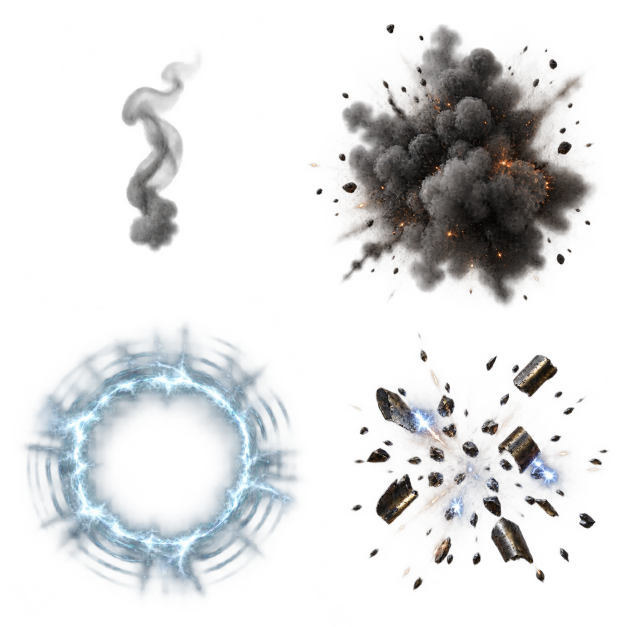
#> input picture art/source_hd/combat_v4/ambient_atlas.png, 1254 x 1254 px, given in place of ambient_atlas.png.png, which was not available (shown at 1/2 size)
$ python -i generate-blacksite-draft-v2.py   (imports and definitions only)
#> lines starting #> are read from the running program, lines starting #| are printed output that depends on the picture; pictures that were not available may be replaced by others from this repository, and a replacement may not be noted
#!/usr/bin/env python3
"""Build BLACKSITE v2 review assets from individual weapon poses and masters."""
from __future__ import annotations
import hashlib, json, math, random
from functools import lru_cache
from pathlib import Path
import numpy as np
from PIL import Image, ImageDraw, ImageEnhance, ImageFilter
from scipy.ndimage import binary_dilation, label

ROOT = Path(__file__).resolve().parents[1]
OUT = ROOT / 'public/game/draft/v2'
CELL = (512, 384)
SPECS = [
    ('mk23s','MK23-S',0,False,(244,181,84),(231,139)),
    ('br12','BR-12 BREAKER',1,False,(255,180,87),(238,166)),
    ('kx9','KX-9 VECTOR',2,False,(252,197,105),(217,157)),
    ('mr4','MR-4 LONGBOW',3,False,(249,208,132),(232,185)),
    ('vlk6','VLK-6 WARDEN',4,False,(255,174,89),(185,72)),
    ('ax12','AX-12 VOLT',5,False,(117,206,238),(192,92)),
    ('m91','M91 CYCLONE',6,False,(255,186,89),(169,119)),
    ('hx8','HX-8 PYRE',7,False,(255,125,68),(180,100)),
    ('vr9','VR-9 OVERRIDE',8,True,(255,181,61),(210,153)),
    ('hc9','HC-9 FORGE',9,True,(71,216,255),(250,189)),
    ('cm9','CM-9 CHIMERA',10,True,(143,245,106),(184,155)),
    ('ar6','AR-6 ARCHIVE',11,True,(255,187,83),(231,130)),
    ('or7','OR-7 PREDICTOR',12,True,(74,216,244),(169,106)),
    ('gs4','GS-4 SINK',13,True,(230,143,78),(179,102)),
    ('cr3','CR-3 RIME',14,True,(130,221,255),(158,102)),
    ('sr0','SR-0 RELAY',15,True,(239,93,219),(172,105)),
    ('ts12','TS-12 TITAN',16,True,(255,187,58),(173,94)),
    ('ks8','KS-8 KEST',17,True,(255,92,86),(174,109)),
    ('mn6','MN-6 ECHO',18,True,(188,108,255),(260,180)),
]
SAFE_FIT = {'mk23s':(1,10,0),'br12':(.90,5,0),'kx9':(.80,0,0),
            'mr4':(.90,0,5),'vlk6':(1,25,0),'ax12':(.90,20,0),
            'm91':(.85,0,35),'hx8':(1,25,0),'vr9':(.80,0,0),
            'hc9':(1.0,30,15),'cm9':(.90,0,20),'ar6':(.78,0,0),
            'or7':(.78,0,0),'gs4':(.78,0,0),'cr3':(.78,0,0),
            'sr0':(.78,0,0),'ts12':(.78,0,0),'ks8':(.78,0,0),'mn6':(1,0,0)}

def digest(path):
    h=hashlib.sha256(path.read_bytes()).hexdigest()
    return h,h[:8]

# [69 lines left out: functions save, frame, glow, flare, muzzle_art, rotated_point and 1 more, not called in this run]

AMMO_PARTS = {
    'kx9': [(317,265),(348,267),(351,384),(320,384)],
    'ax12': [(314,239),(343,241),(348,350),(315,350)],
    'm91': [(262,278),(319,279),(321,381),(255,381)],
    'mr4': [(379,286),(411,283),(412,384),(380,384)],
    'vr9': [(376,286),(414,282),(421,384),(381,384)],
    'hx8': [(434,214),(512,211),(512,316),(447,300)],
    'hc9': [(342,260),(421,250),(435,365),(354,378)],
    'cm9': [(362,203),(449,198),(457,288),(371,303)],
    'ar6': [(371,265),(410,262),(421,384),(382,384)],
    'mn6': [(356,205),(389,215),(381,247),(345,232)],
}
AMMO_GAUGES = {
    'mk23s':(382,253),'br12':(394,256),'kx9':(391,270),'mr4':(404,280),
    'vlk6':(424,271),'ax12':(413,255),'m91':(401,259),'hx8':(421,272),
    'vr9':(414,273),'hc9':(450,283),'ar6':(416,278),'mn6':(440,276),
}

# [384 lines left out: functions ammo_gauge, ammo_state, pose_frames, variant_frame, make_sheet, tile_noise and 4 more, not called in this run]

SECTORS = [
    ('hangar',(62,76,79)),('plaza',(83,76,65)),('security',(55,68,79)),
    ('datacenter',(43,69,86)),('foundry',(91,58,43)),('biotech',(57,79,69)),
    ('nuclear',(70,77,52)),('vault',(82,68,73)),
]

# [16 lines left out: function sector_panel, not called in this run]

def door_texture(sector):
    source=Image.open(OUT/'masters'/f'door_{sector}.png').convert('RGB')
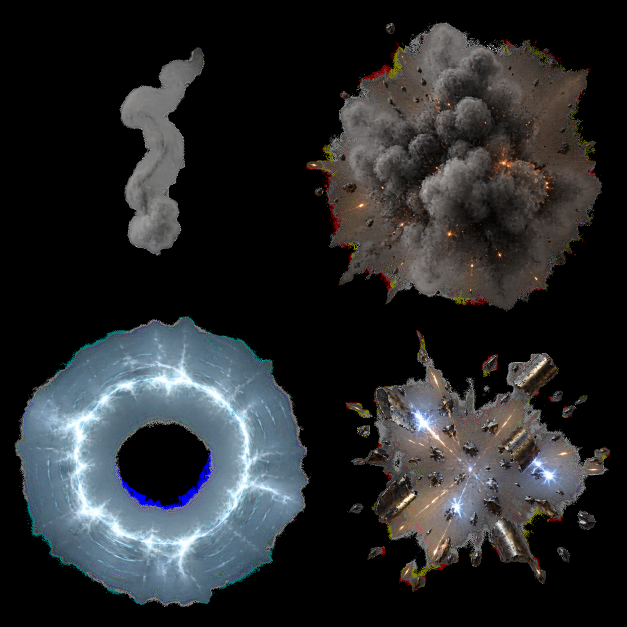
#> source: PIL image 1254x1254 RGB (shown at 1/2 size); mean R, G, B 38.4, 40.2, 42
    width,height=source.size
#> width = 1254; height = 1254
    desired=16/9
    if width/height>desired:
        crop=round(height*desired);left=(width-crop)//2
        source=source.crop((left,0,left+crop,height))
    else:
        crop=round(width/desired);top=(height-crop)//2
#> after `crop = round(width / desired)`: crop = 705
#> after `top = (height - crop) // 2`: top = 274
        source=source.crop((0,top,width,top+crop))
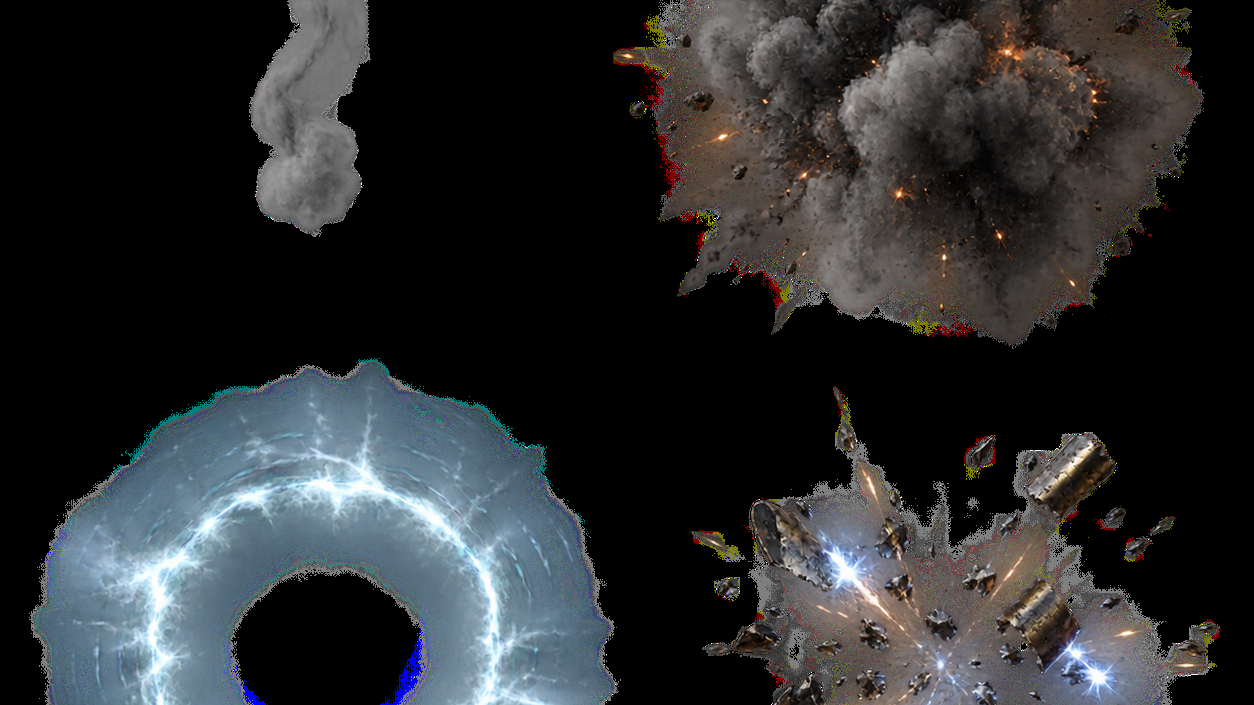
#> source: PIL image 1254x705 RGB; mean R, G, B 42.4, 44.1, 45.8
    return source.resize((1920,1080),Image.Resampling.LANCZOS)

# [44 lines left out: functions machinery_sprite, main, not called in this run]

# [1 line not run here, left out]

>>> result = door_texture('../art/source_hd/combat_v4/ambient_atlas.png')

$ run again, on art/source_hd/combat_v4/muzzle_suppressed.png
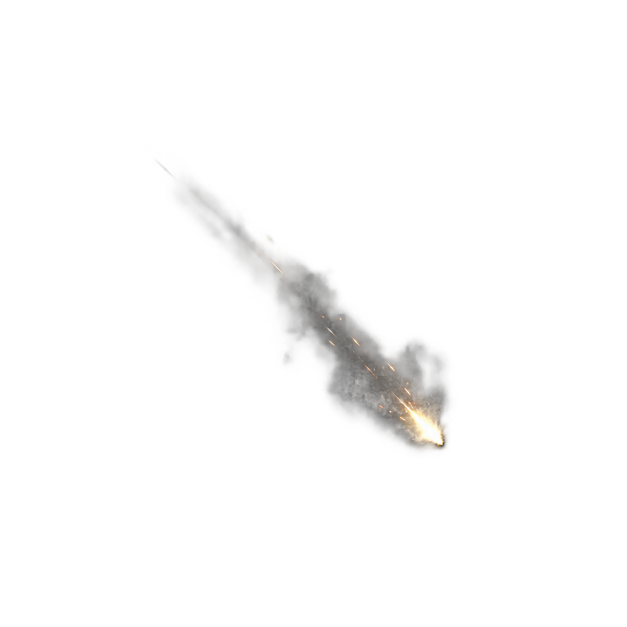
#> input picture art/source_hd/combat_v4/muzzle_suppressed.png, 1254 x 1254 px, given in place of muzzle_suppressed.png.png, which was not available (shown at 1/2 size)
#> in door_texture, `source=Image.open(OUT/'masters'/f'door_{sector}.png').convert('RGB')`:
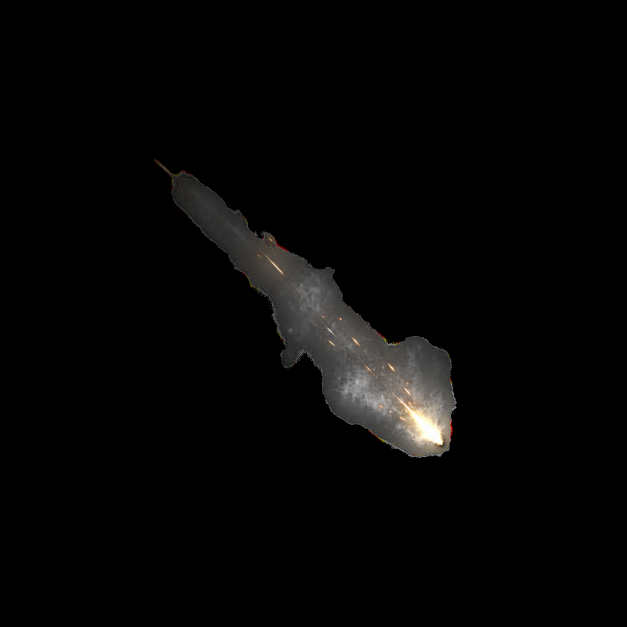
#> source: PIL image 1254x1254 RGB (shown at 1/2 size); mean R, G, B 5.7, 5.4, 5.1
#> in door_texture, `source=source.crop((0,top,width,top+crop))`:
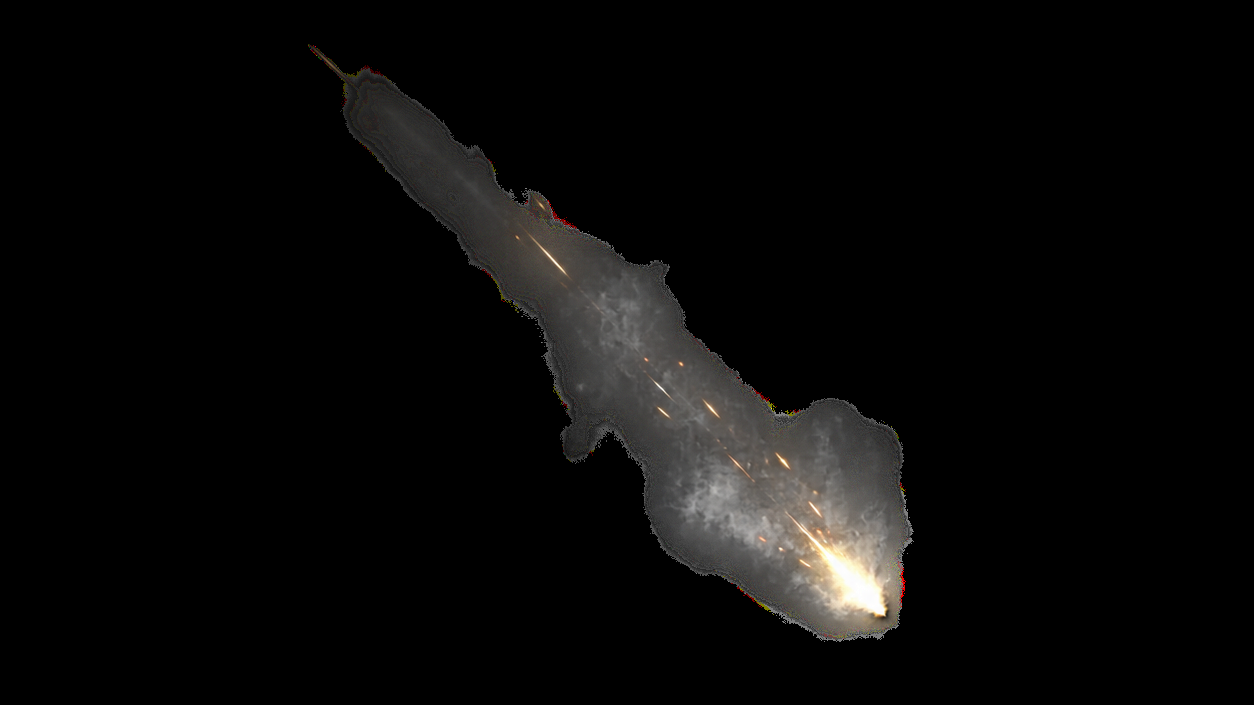
#> source: PIL image 1254x705 RGB; mean R, G, B 10.1, 9.6, 9.1

$ run again, on art/source_hd/combat_v4/projectile_acid.png
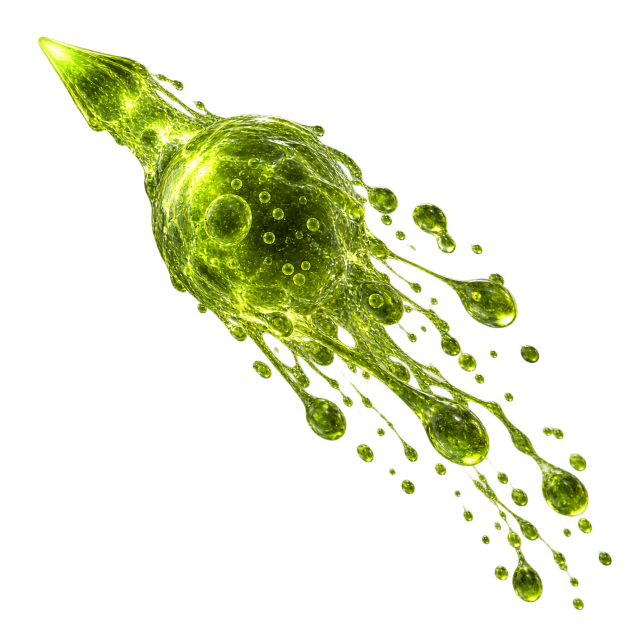
#> input picture art/source_hd/combat_v4/projectile_acid.png, 1254 x 1254 px, given in place of projectile_acid.png.png, which was not available (shown at 1/2 size)
#> in door_texture, `source=Image.open(OUT/'masters'/f'door_{sector}.png').convert('RGB')`:
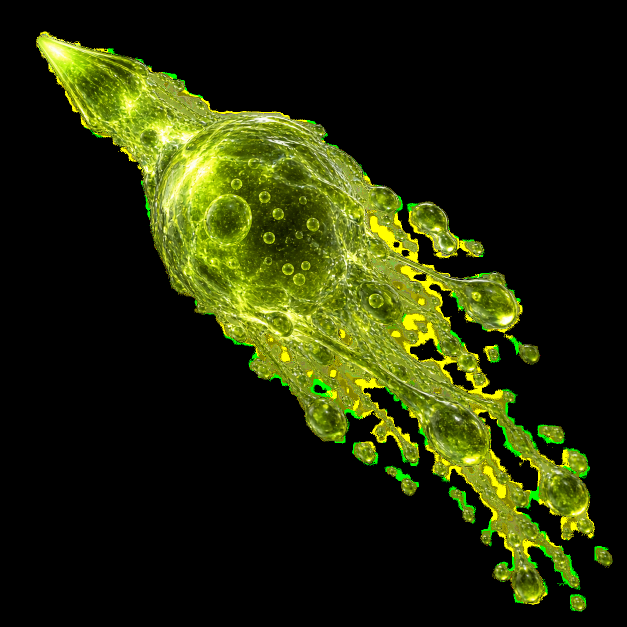
#> source: PIL image 1254x1254 RGB (shown at 1/2 size); mean R, G, B 34.8, 41.3, 7.1
#> in door_texture, `source=source.crop((0,top,width,top+crop))`:
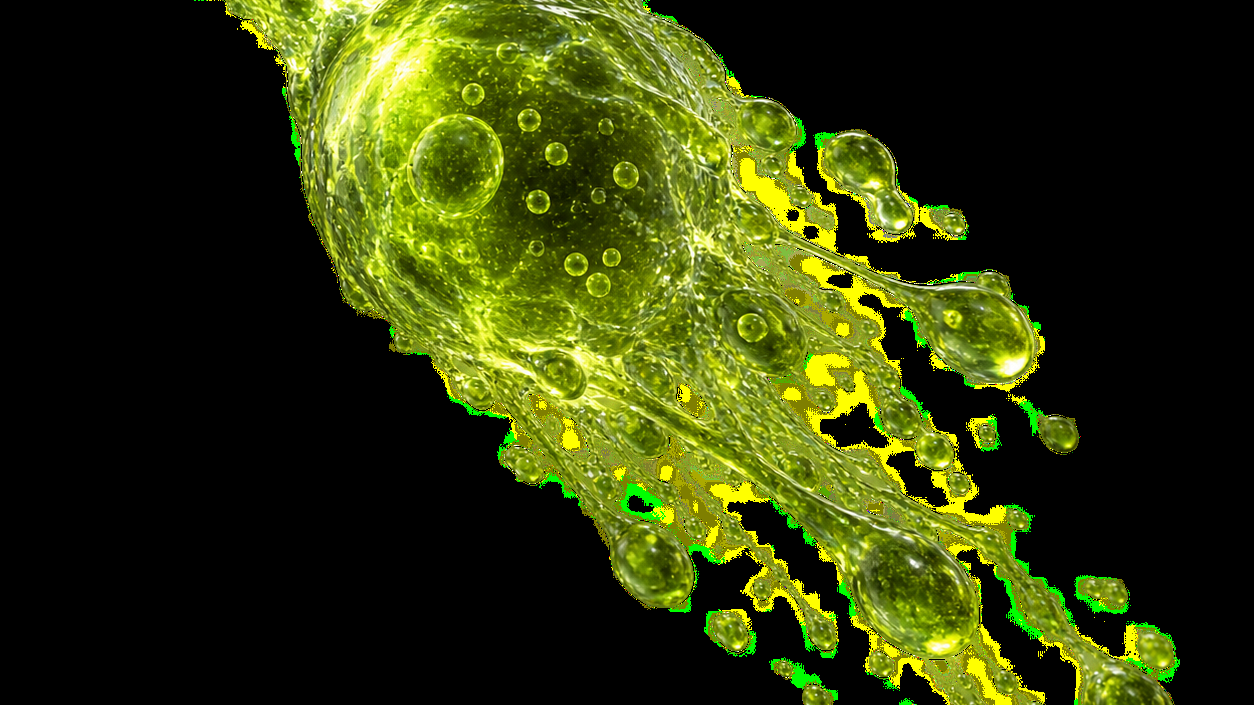
#> source: PIL image 1254x705 RGB; mean R, G, B 48.1, 56.6, 9.8

$ run again, on art/source_hd/combat_v4/projectile_rocket.png
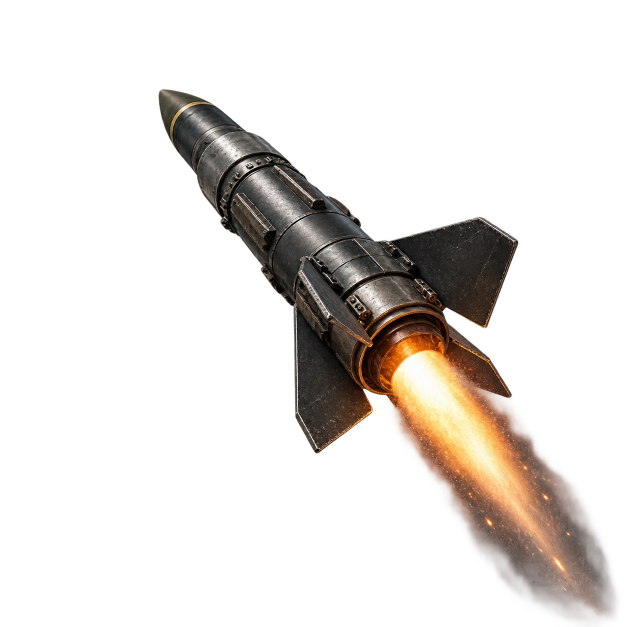
#> input picture art/source_hd/combat_v4/projectile_rocket.png, 1254 x 1254 px, given in place of projectile_rocket.png.png, which was not available (shown at 1/2 size)
#> in door_texture, `source=Image.open(OUT/'masters'/f'door_{sector}.png').convert('RGB')`:
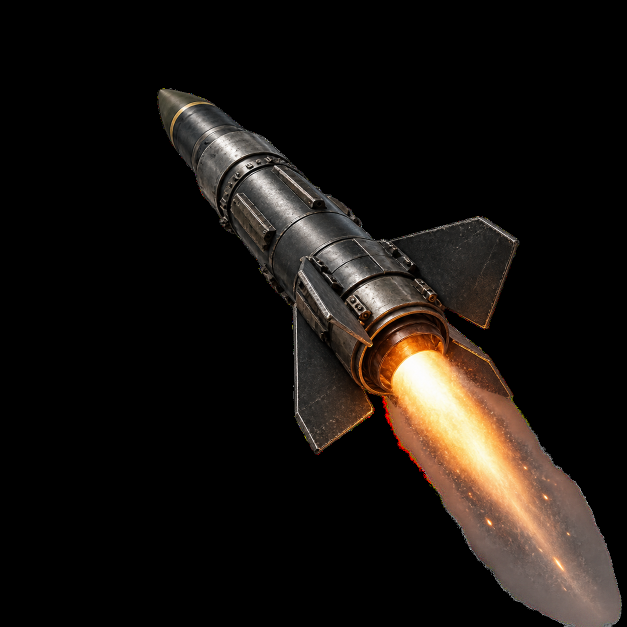
#> source: PIL image 1254x1254 RGB (shown at 1/2 size); mean R, G, B 24.2, 19.6, 15.9
#> in door_texture, `source=source.crop((0,top,width,top+crop))`:
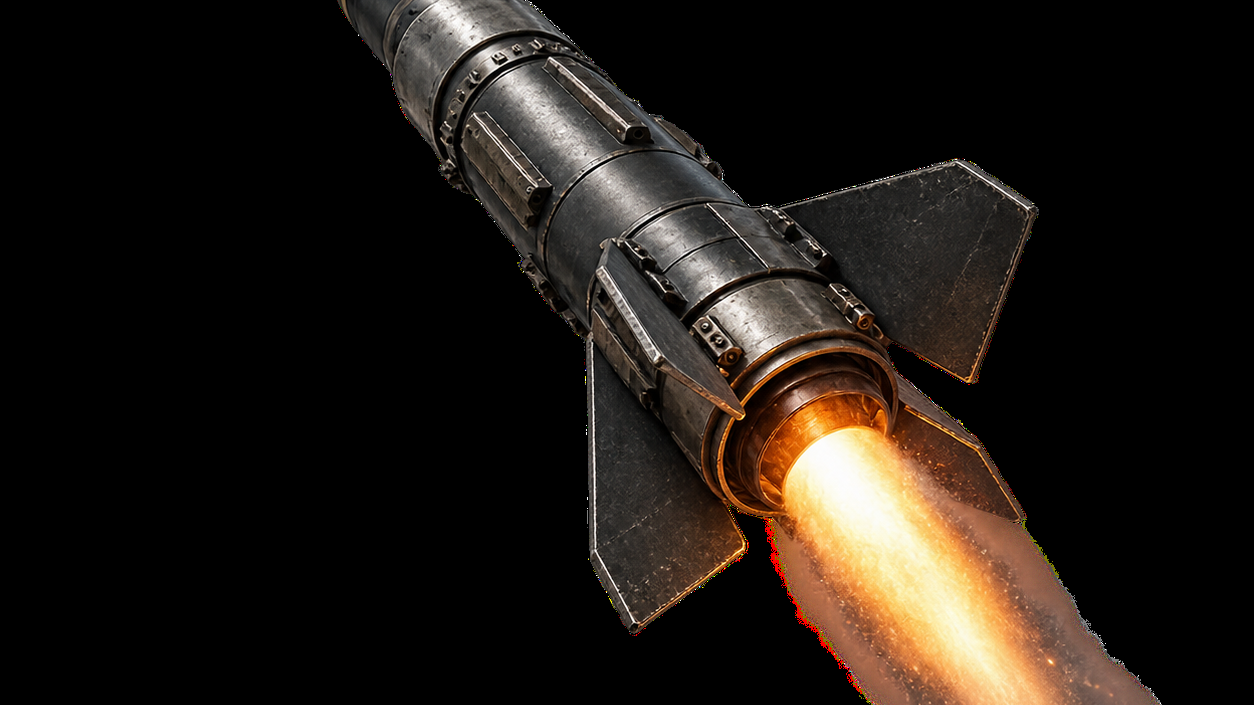
#> source: PIL image 1254x705 RGB; mean R, G, B 31.6, 25.4, 20
